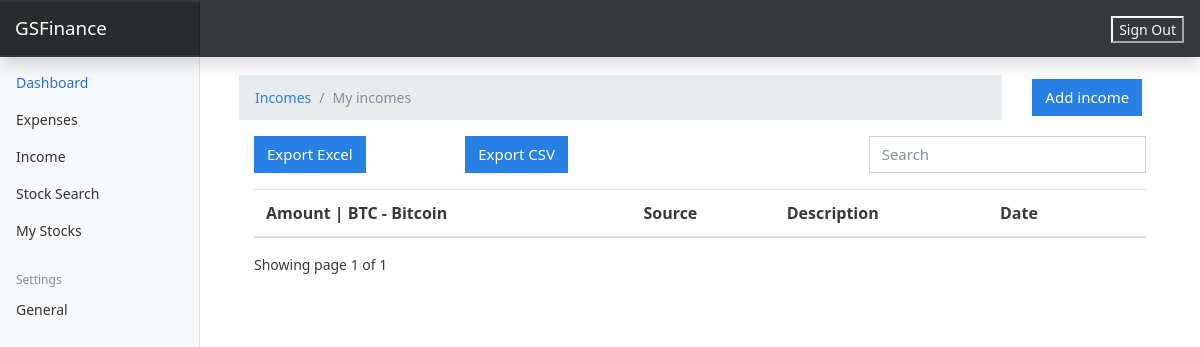
Page /income/ (signed in) on the earlier database version.
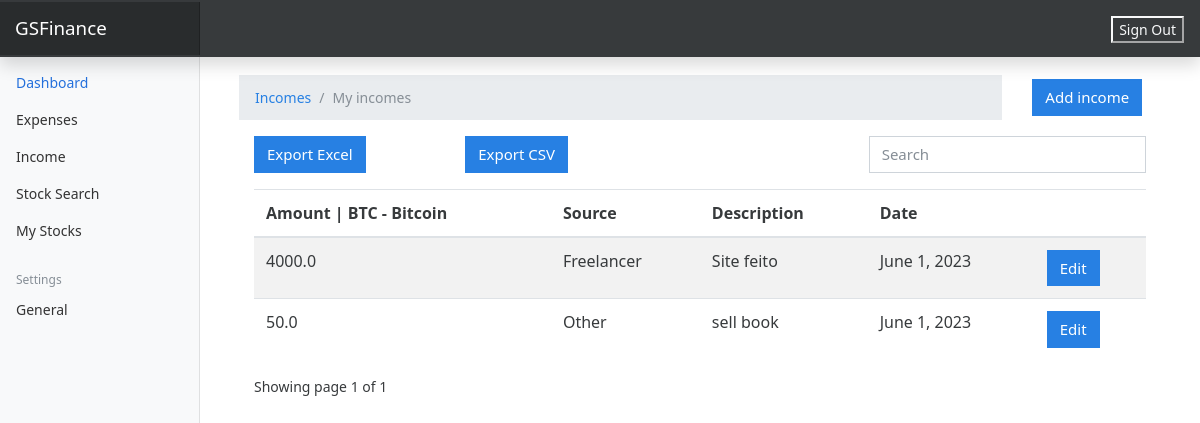
Same page on the later database version.
### incomes/models.py (models this page shows, shortened)
class Income(models.Model):
    amount = models.FloatField()
    date = models.DateField(default=now)
    description = models.TextField()
    owner = models.ForeignKey(to=User, on_delete=models.CASCADE)
    source = models.CharField(max_length=266)
    class Meta:
        ordering: ['-date']

### incomes/views.py (the view)
# urls.py: path('', views.index, name="expenses"),
@login_required(login_url='auth/login/')
def index(request):
    income = Income.objects.filter(owner=request.user)
    paginator = Paginator(income, 4)
    page_number = request.GET.get('page')
    page_obj = Paginator.get_page(paginator, page_number)
    currency = UserPreference.objects.get(user=request.user).currency
    context = {
        'income': income,
        'page_obj': page_obj,
        'currency': currency
    }
    return render(request, 'income/index.html', context)

### templates/income/index.html (shortened to what this page needs)
{% extends 'base.html' %}
{% load static %}
{% block content %}
    <div class="container">
        <div class="row">
            <div class="col-md-10">
                <nav aria-label="breadcrumb">
                  <ol class="breadcrumb">
                    <li class="breadcrumb-item"><a href="">Incomes</a></li>
                    <li class="breadcrumb-item active" aria-current="page">My incomes</li>
                  </ol>
                </nav>
            </div>
            <div class="col-md-2 mt-1">
                <a href="{% url 'add-incomes' %}" class="btn btn-primary"> Add income</a>
            </div>
        </div>
        <div class="container">
        <div class="row">
            <div class="col-md-8">
                <a class="btn btn-primary mr-5" href="{% url 'export-excel' %}">Export Excel</a>
                <a class="btn btn-primary ml-5" href="{% url 'export-csv' %}">Export CSV</a>
            </div>
            <div class="col-md-4">
                <div class="form-group">
                    <input type="text" class="form-control" id="searchField" placeholder="Search">
                </div>
            </div>
        </div>
        <div class="app-table">
            <table class="table table-striped table-hover">
                <thead>
                <tr>
                    <th>Amount | {{ currency }}</th>
                    <th>Source</th>
                    <th>Description</th>
                    <th>Date</th>
                    <th></th>
                </tr>
                </thead>
                <tbody>
                {% for exp in page_obj %}
                <tr>
                    <td>{{ exp.amount }}</td>
                    <td>{{ exp.source }}</td>
                    <td>{{ exp.description }}</td>
                    <td>{{ exp.date }}</td>
                    <td><a href="{% url 'income-edit' exp.id %}" class="btn btn-primary">Edit</a></td>
                </tr>
                {% endfor %}
                </tbody>
            </table>
        </div>
    <div class="pagination-container">
    {% if page_obj.number > 0 %}
    <div class="">
      Showing page {{page_obj.number}} of {{ page_obj.paginator.num_pages }}
    </div>
    {% else %}
        <div class="">
            There is no Income yet
        </div>
    {% endif %}
    </div>
    </div>
    </div>
{% endblock content %}

Differences in the rows shown:
added Income: amount "4000.0", source "Freelancer", description "Site feito", date "June 1, 2023"
added Income: amount "50.0", source "Other", description "sell book", date "June 1, 2023"
